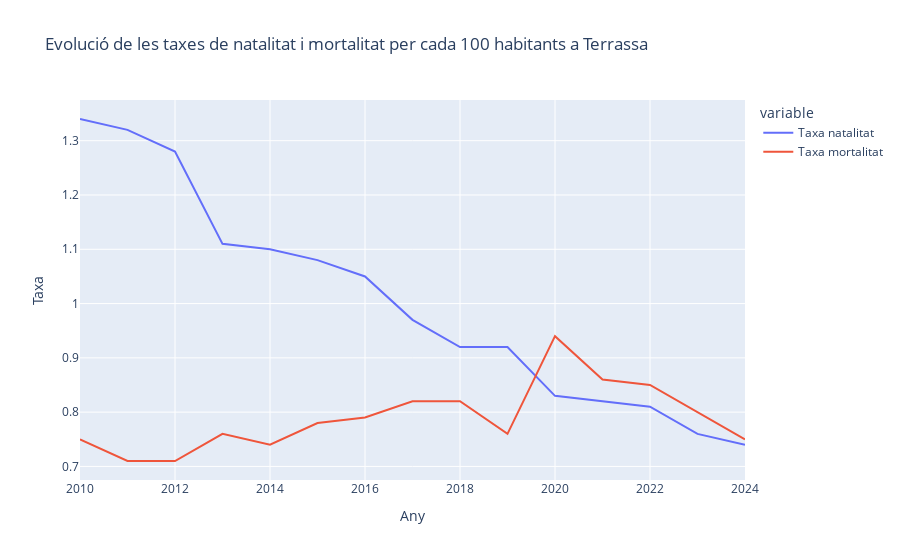

Source (notebook cell):
### Code cell
fig = px.line(df2, 
              y=['Taxa natalitat', 'Taxa mortalitat'],
              title=f'Evolució de les taxes de natalitat i mortalitat per cada 100 habitants a {ciutat}',
              labels={'value':'Taxa'}
             )
fig.show()

### Figure 1 — Plotly figure (JSON) as saved in the notebook; plotly's stock layout.template omitted (floating-point values rounded to 4 significant figures)
{"data": [{"hovertemplate": "variable=Taxa natalitat<br>Any=%{x}<br>Taxa=%{y}<extra></extra>", "legendgroup": "Taxa natalitat", "line": {"color": "#636efa", "dash": "solid"}, "marker": {"symbol": "circle"}, "mode": "lines", "name": "Taxa natalitat", "orientation": "v", "showlegend": true, "type": "scatter", "x": [2010, 2011, 2012, 2013, 2014, 2015, 2016, 2017, 2018, 2019, 2020, 2021, 2022, 2023, 2024], "xaxis": "x", "y": [1.34, 1.32, 1.28, 1.11, 1.1, 1.08, 1.05, 0.97, 0.92, 0.92, 0.83, 0.82, 0.81, 0.76, 0.74], "yaxis": "y"}, {"hovertemplate": "variable=Taxa mortalitat<br>Any=%{x}<br>Taxa=%{y}<extra></extra>", "legendgroup": "Taxa mortalitat", "line": {"color": "#EF553B", "dash": "solid"}, "marker": {"symbol": "circle"}, "mode": "lines", "name": "Taxa mortalitat", "orientation": "v", "showlegend": true, "type": "scatter", "x": [2010, 2011, 2012, 2013, 2014, 2015, 2016, 2017, 2018, 2019, 2020, 2021, 2022, 2023, 2024], "xaxis": "x", "y": [0.75, 0.71, 0.71, 0.76, 0.74, 0.78, 0.79, 0.82, 0.82, 0.76, 0.94, 0.86, 0.85, 0.8, 0.75], "yaxis": "y"}], "layout": {"legend": {"title": {"text": "variable"}, "tracegroupgap": 0}, "title": {"text": "Evolució de les taxes de natalitat i mortalitat per cada 100 habitants a Terrassa"}, "xaxis": {"anchor": "y", "domain": [0, 1], "title": {"text": "Any"}}, "yaxis": {"anchor": "x", "domain": [0, 1], "title": {"text": "Taxa"}}}}
